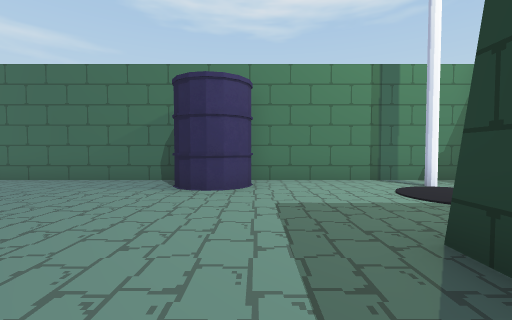
[1] (above)

22 first-person views from a walk through a Unity game level. The camera is 0.72 m above the floor, tilts 2° down and sees 90° across. The floor is counted in squares, 1 m on a side. Each view is taken from the middle of a square. On the plan, view 1 faces up. The plan holds only what a view shows up to about 9 squares ahead; the rest is blank. The place goes on beyond the plan. The player is left out.

[2]
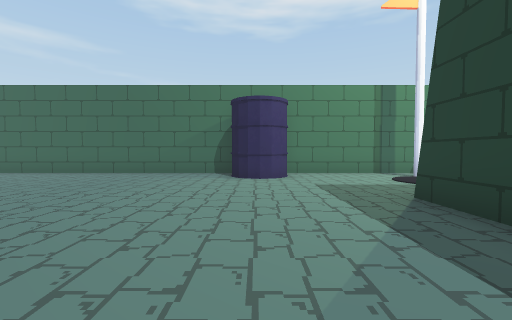

[3]
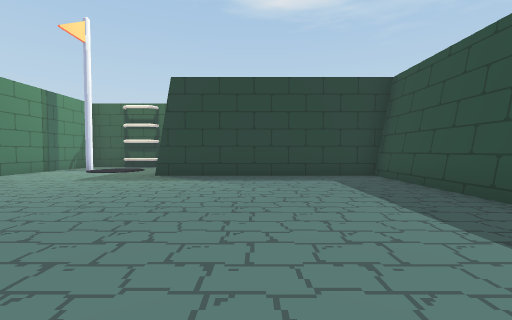

[4]
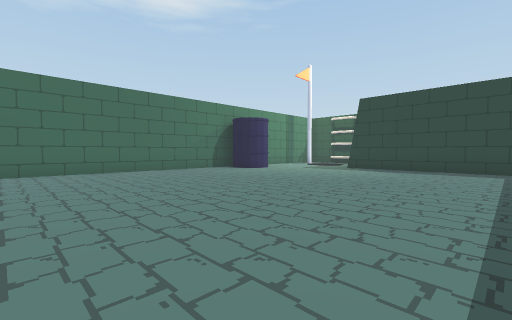

[5]
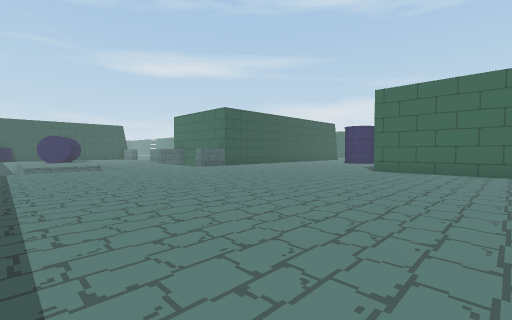

[6]
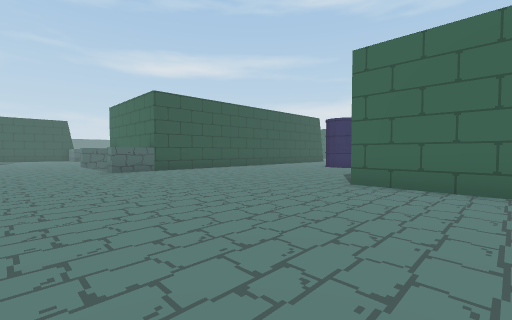

[7]
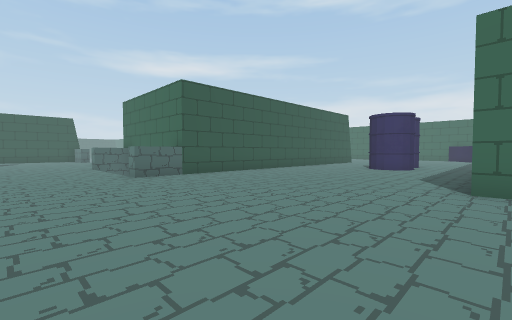

[8]
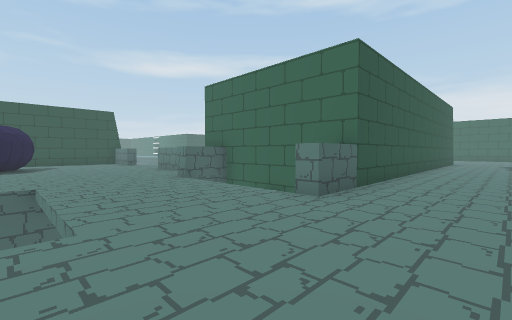

[9]
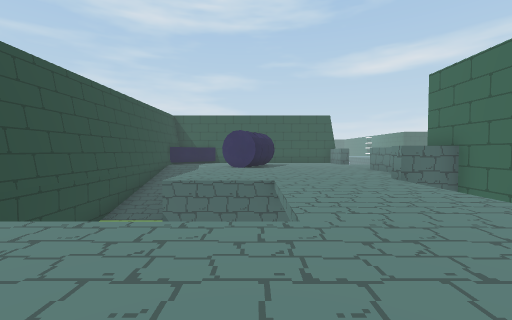

[10]
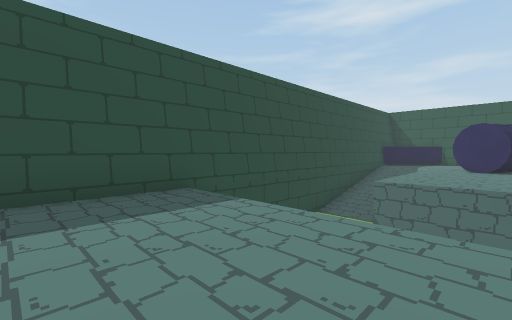

[11]
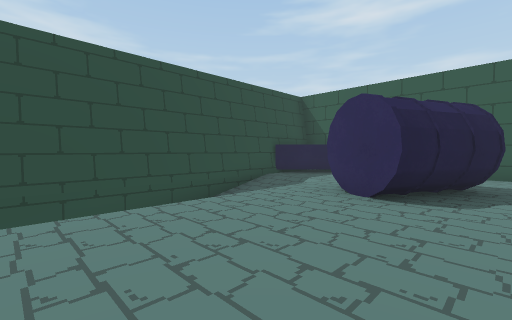

[12]
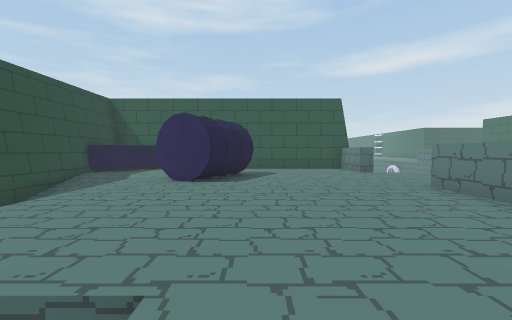

[13]
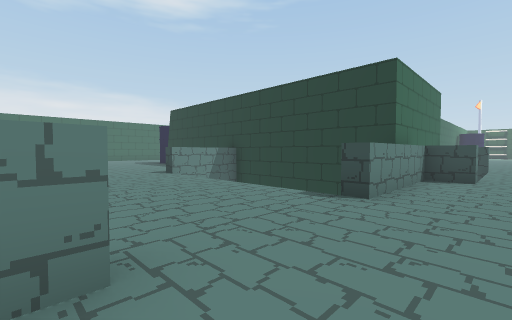

[14]
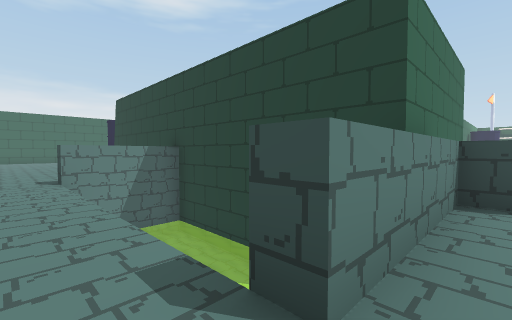

[15]
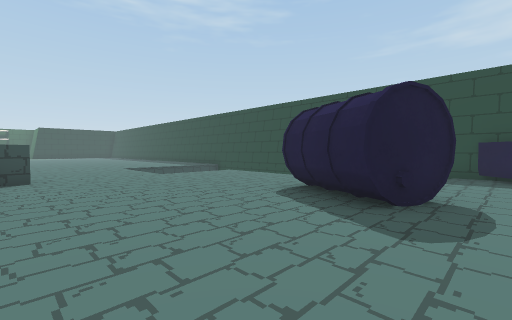

[16]
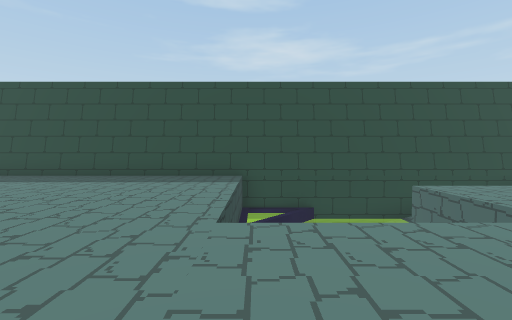

[17]
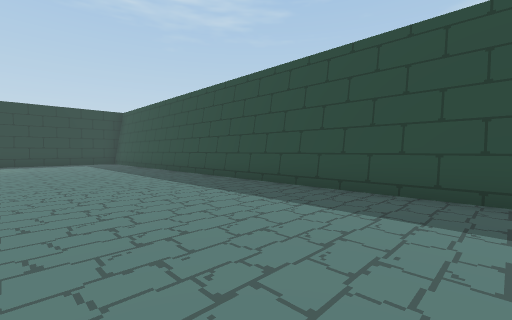

[18]
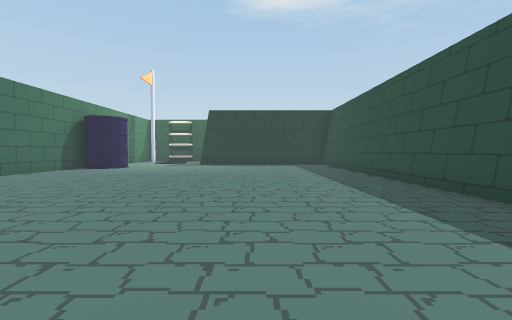

[19]
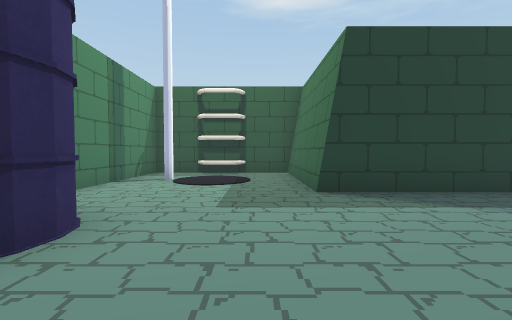

[20]
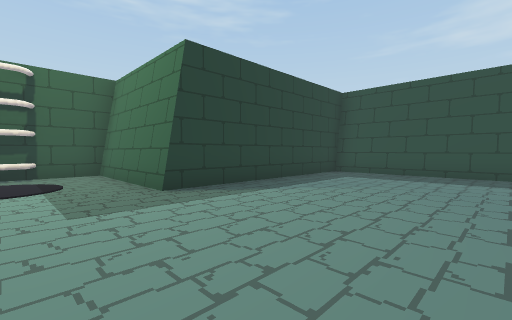

[21]
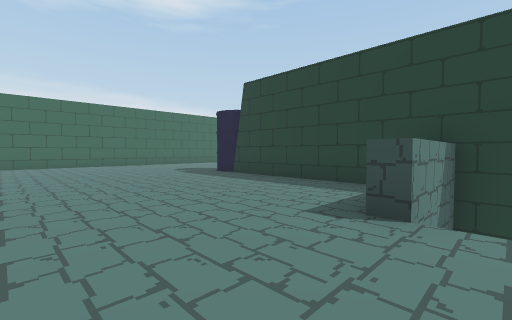

[22]
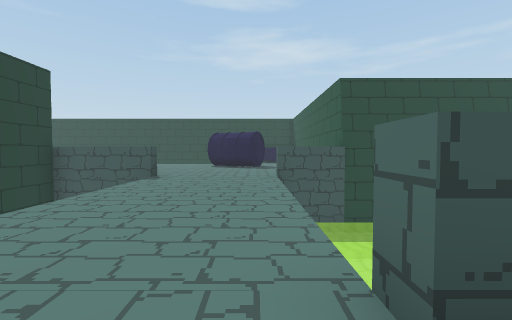

### Floor plan
Key: @ floor where view 1 was taken; # wall or solid block; . main floor; - floor 1.25 m lower than the main floor; / step, stairs or slope; ^ raised ledge; v drop or lower ground; B barrel; O other object.
Columns run from 29 left of view 1 to 6 right of it. Each row starts with its distance up from view 1.
 21  ..
 20  ...
 19  ....
 18  ..... BB
 17  ......BB
 16  ......#
 15  ......#
 14  ......#
 13  ......#
 12  ......#
 11 ^...^^^#    #..  ..
 10 -...v v#    #.. ...
  9 -...v v#    #......
  8 -...v v#    #......
  7 -...v v#    #......#########  ######
  6 -...v  #    #...............BB.....#
  5 ^...^^^######...............BB..O..#
  4 ........^vvv^...................OOO#
  3 ...................................#
  2 ...............................#####
  1 .B.............................#
  0 .BBB....----.................@.#
 -1 .B B....-  -...................#
 -2 ........-  -...................#
 -3 ../  //-  -^...................#
 -4 #./////-  ^^...................#
 -5 ################################

Positions as (right, up) in squares from view 1, and headings:
1: (0, 0), facing up
2: (-1, -2), facing up
3: (-6, -1), facing right
4: (-9, -3), facing up-right
5: (-7, -3), facing up-left
6: (-8, 1), facing up-left
7: (-10, 1), facing up-left
8: (-15, 0), facing up-left
9: (-15, 0), facing left
10: (-15, 0), facing down-left
11: (-22, 1), facing down-left
12: (-20, 1), facing left
13: (-29, 3), facing up-right
14: (-26, 4), facing up-right
15: (-29, 4), facing down-right
16: (-18, 3), facing down
17: (-14, 0), facing down-right
18: (-12, -1), facing right
19: (-3, 3), facing right
20: (-3, 4), facing down-right
21: (-28, 10), facing up-right
22: (-28, 12), facing down
